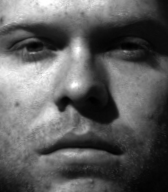
%> input picture Basic Image pre-processing functions/yaleB01_P00A+035E+40.pgm, 168 x 192 px
$ octave HIST_EQ.m   (GNU Octave 9; MATLAB toolbox functions it lacks are replaced by stand-ins)
%> lines starting %> are read from the running program, lines starting %| are printed output that depends on the picture
I = imread('yaleB01_P00A+035E+40.pgm');
%> I is the input picture: size 192x168 uint8; min 0, max 255, mean 94.3
J = histeq(I);
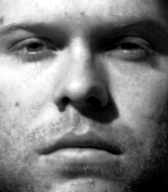
%> J: size 192x168 uint8; min 0, max 255, mean 126.2
subplot(2,1,1);
imhist(I)
subplot(2,1,2);
imhist(J)
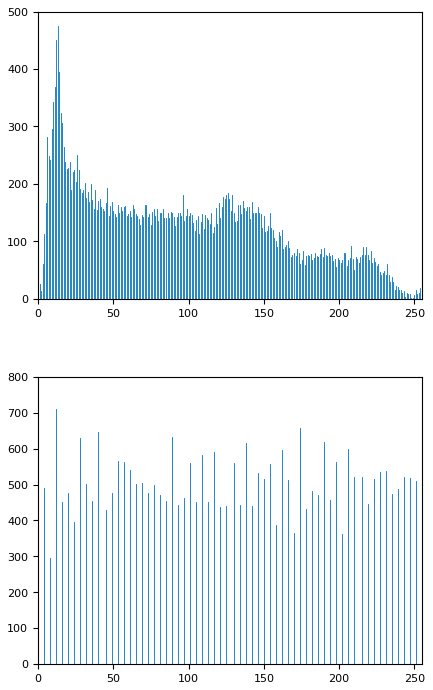
%> figure redrawn from the program's plot data, 2 panels; panel 1: highest point at x = 13, y = 475; panel 2: highest point at x = 12, y = 710
figure,imshow(I);
figure,imshow(J);

$ run again, with Basic Image pre-processing functions/apple1.jpg saved as Basic Image pre-processing functions/yaleB01_P00A+035E+40.pgm
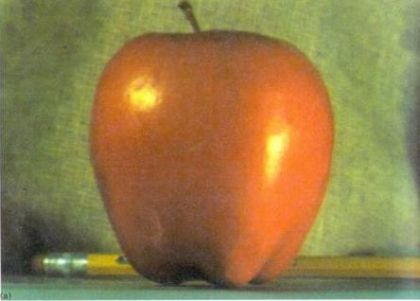
%> input picture Basic Image pre-processing functions/apple1.jpg, 420 x 301 px
%> I is the input picture: size 301x420x3 uint8; mean R, G, B 147.5, 123.8, 72.9
%> `J = histeq(I);`:
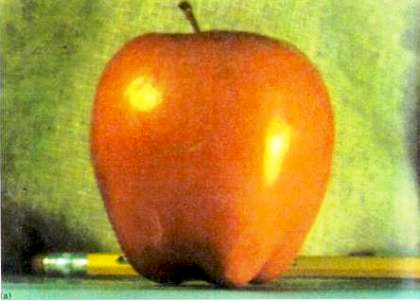
%> J: size 301x420x3 uint8; mean R, G, B 176.5, 146.3, 56
%> `imhist(J)`:
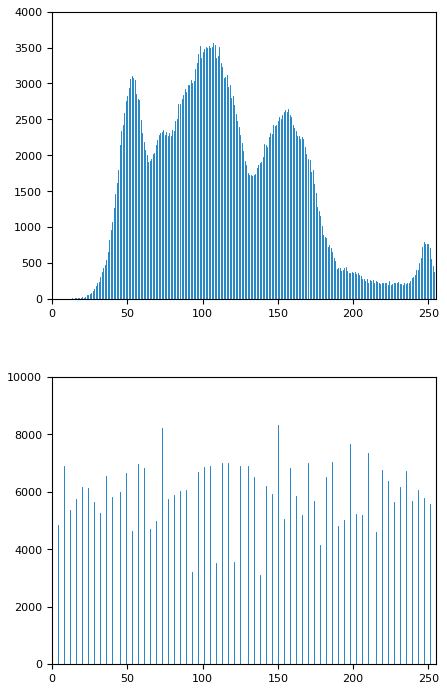
%> figure redrawn from the program's plot data, 2 panels; panel 1: highest point at x = 107, y = 3556; panel 2: highest point at x = 150, y = 8327

$ run again, with Basic Image pre-processing functions/orange1.jpg saved as Basic Image pre-processing functions/yaleB01_P00A+035E+40.pgm
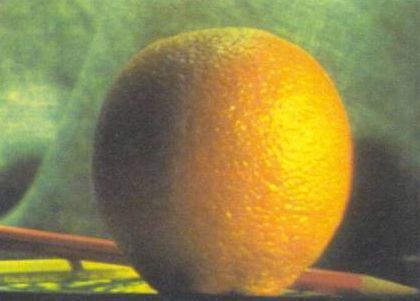
%> input picture Basic Image pre-processing functions/orange1.jpg, 420 x 301 px
%> I is the input picture: size 301x420x3 uint8; mean R, G, B 142.4, 131.4, 74.3
%> `J = histeq(I);`:
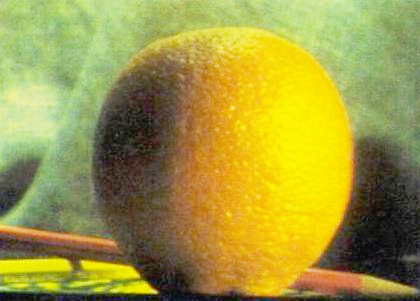
%> J: size 301x420x3 uint8; mean R, G, B 160.6, 153.1, 65.1
%> `imhist(J)`:
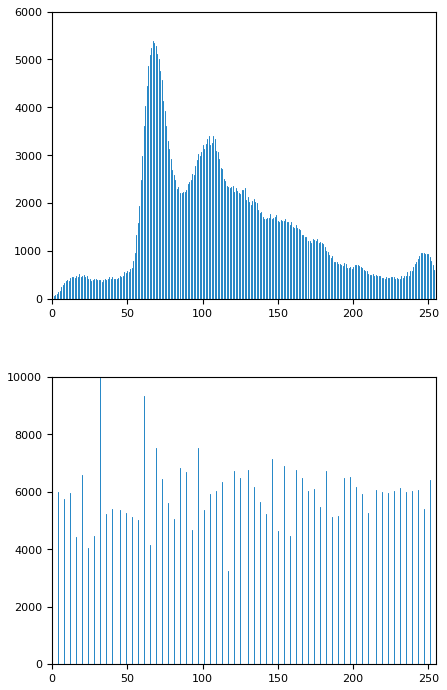
%> figure redrawn from the program's plot data, 2 panels; panel 1: highest point at x = 67, y = 5394; panel 2: highest point at x = 32, y = 9956
